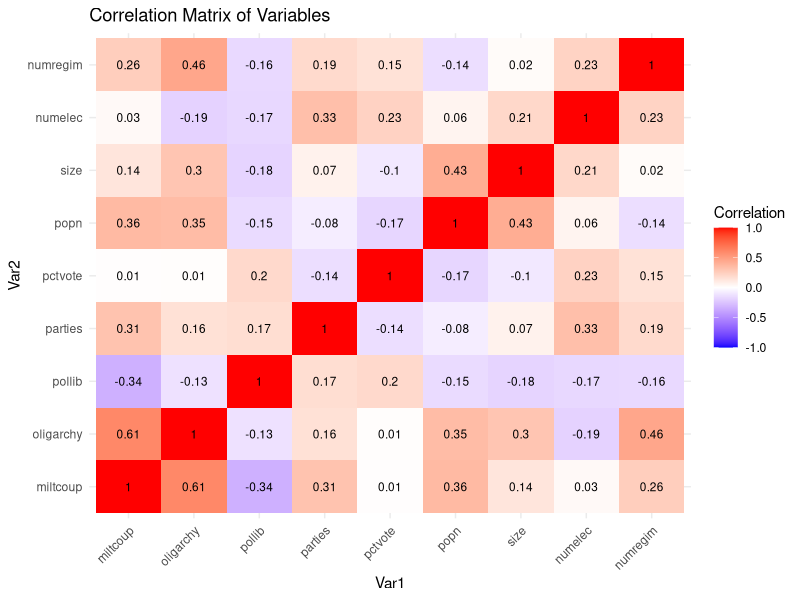
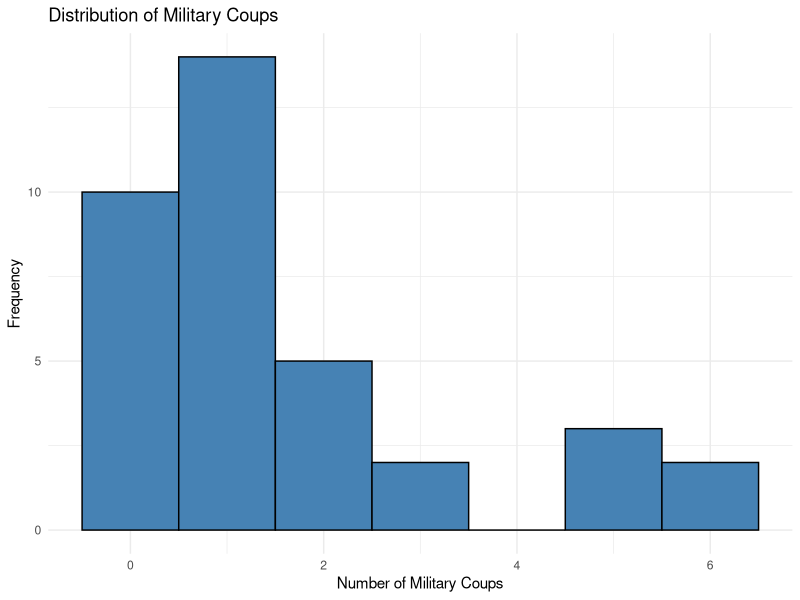
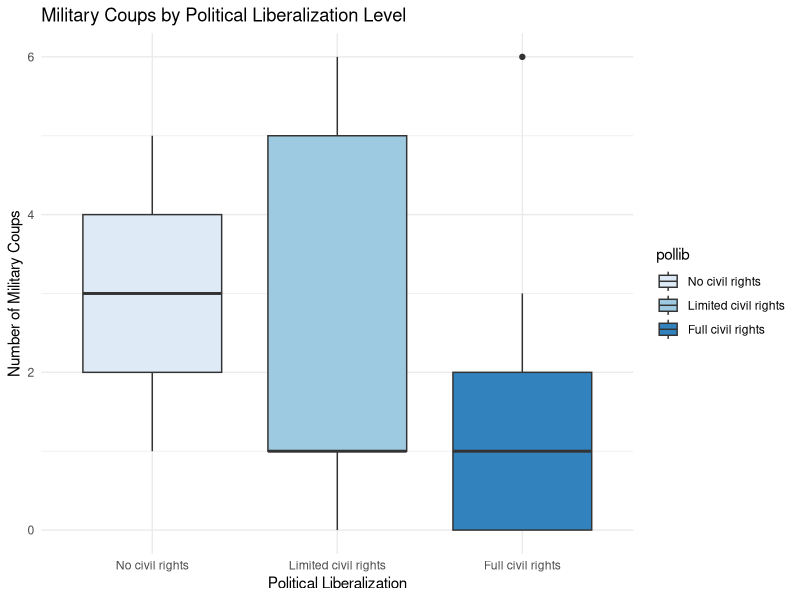
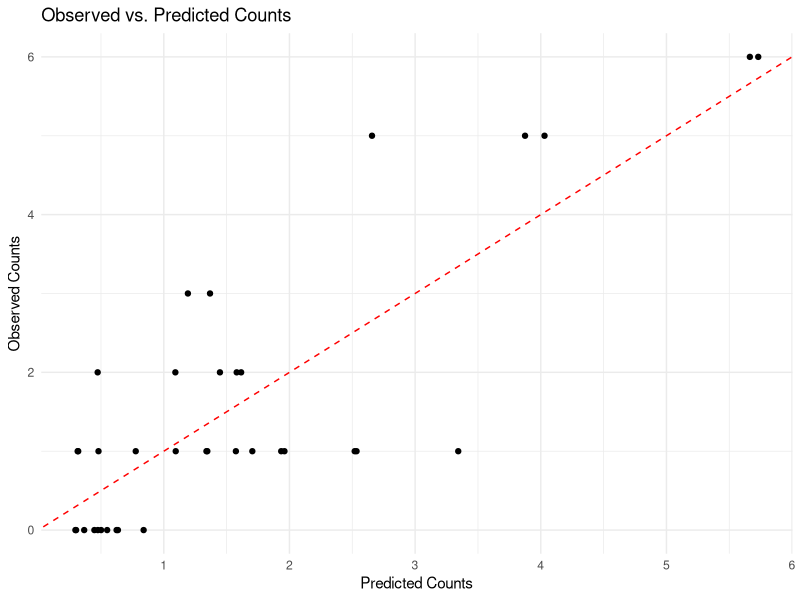
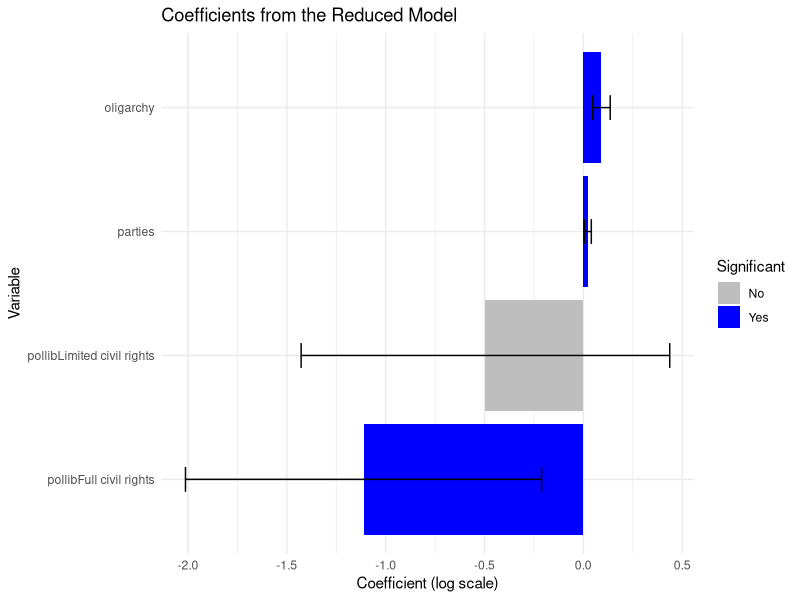
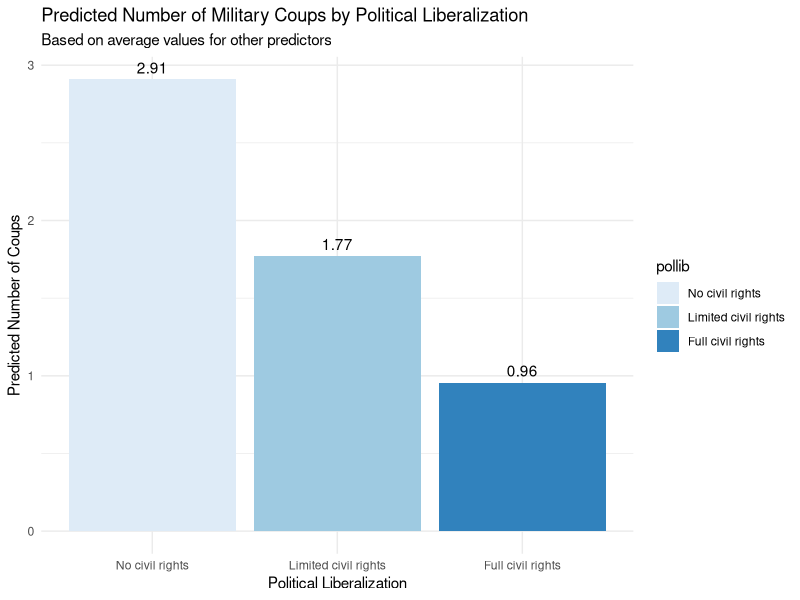
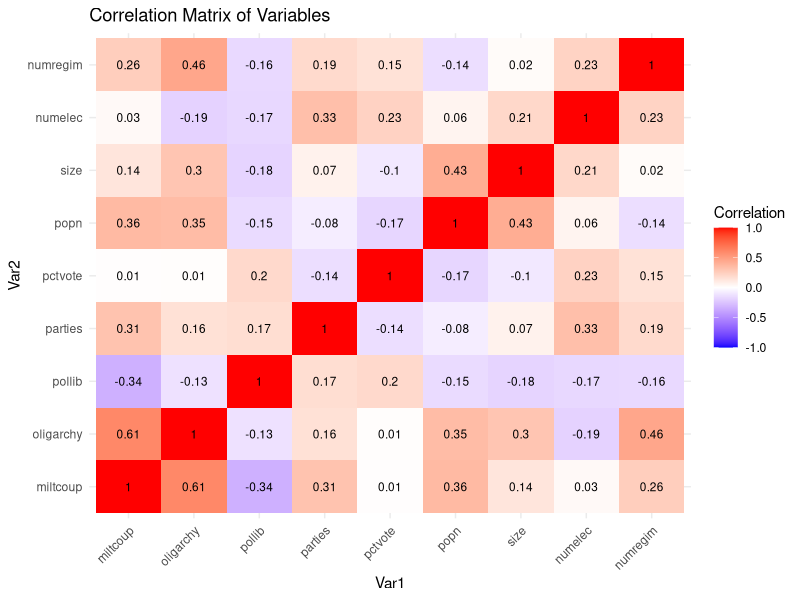
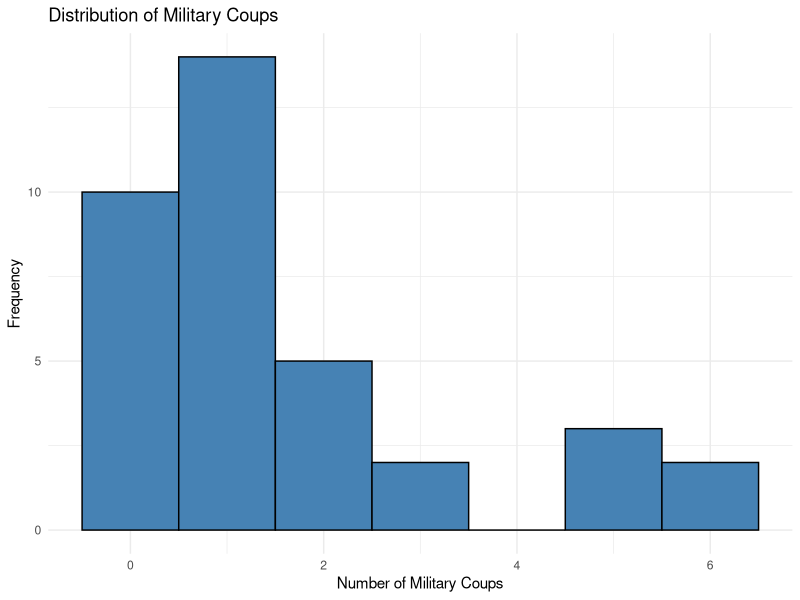

Write R code to recreate these figures, in order.
# Exercise 2: Military Coups Analysis
# ------------------------------

# Install and load necessary packages
# Uncomment these lines if you need to install packages
# install.packages("dplyr")
# install.packages("ggplot2")
# install.packages("MASS")
# install.packages("car")

# Load libraries
library(dplyr)      # For data manipulation
library(ggplot2)    # For visualization
library(MASS)       # For stepAIC function 
library(car)        # For VIF calculation

# Create a directory for saving plots
dir.create("plots_ex2", showWarnings = FALSE)

# -------------------------------------------------
# Part (a): Data exploration and Poisson regression
# -------------------------------------------------

# Import the data
coup_data <- read.table("coups.txt", header = TRUE)

# Check the data structure
str(coup_data)
summary(coup_data)

# Correlation matrix for numeric variables - IMPORTANT: Do this BEFORE converting pollib to factor
numeric_vars <- coup_data  # All variables are numeric at this point
correlation_matrix <- cor(numeric_vars, use = "complete.obs")
print("Correlation matrix:")
print(round(correlation_matrix, 2))

# Correlation plot
correlation_data <- as.data.frame(as.table(correlation_matrix))
names(correlation_data) <- c("Var1", "Var2", "Correlation")

corr_plot <- ggplot(correlation_data, aes(Var1, Var2, fill = Correlation)) +
  geom_tile() +
  geom_text(aes(label = round(Correlation, 2)), color = "black", size = 3) +
  scale_fill_gradient2(low = "blue", high = "red", mid = "white", 
                       midpoint = 0, limit = c(-1, 1)) +
  labs(title = "Correlation Matrix of Variables") +
  theme_minimal() +
  theme(axis.text.x = element_text(angle = 45, hjust = 1))

# Save the plot
ggsave("plots_ex2/03_correlation_plot.png", corr_plot, width = 10, height = 8)
print(corr_plot)

# NOW convert political liberalization to a factor
coup_data$pollib <- factor(coup_data$pollib, levels = c(0, 1, 2), 
                           labels = c("No civil rights", 
                                      "Limited civil rights", 
                                      "Full civil rights"))

# Exploratory data analysis
# Visualize the distribution of military coups
hist_coups <- ggplot(coup_data, aes(x = miltcoup)) +
  geom_histogram(binwidth = 1, fill = "steelblue", color = "black") +
  labs(title = "Distribution of Military Coups",
       x = "Number of Military Coups",
       y = "Frequency") +
  theme_minimal()

# Save the plot
ggsave("plots_ex2/01_hist_coups.png", hist_coups, width = 8, height = 6)
print(hist_coups)

# Explore relationship between coups and political liberalization
boxplot_pollib <- ggplot(coup_data, aes(x = pollib, y = miltcoup, fill = pollib)) +
  geom_boxplot() +
  labs(title = "Military Coups by Political Liberalization Level",
       x = "Political Liberalization",
       y = "Number of Military Coups") +
  scale_fill_brewer(palette = "Blues") +
  theme_minimal()

# Save the plot
ggsave("plots_ex2/02_boxplot_pollib.png", boxplot_pollib, width = 8, height = 6)
print(boxplot_pollib)

# Fit Poisson regression model with all variables
model_full <- glm(miltcoup ~ oligarchy + pollib + parties + pctvote + 
                    popn + size + numelec + numregim,
                  data = coup_data, family = poisson(link = "log"))

# Print model summary
summary_full <- summary(model_full)
print(summary_full)

# Check for overdispersion
dispersion_parameter <- sum(residuals(model_full, type = "pearson")^2) / model_full$df.residual
cat("Dispersion parameter:", dispersion_parameter, "\n")

# Check VIF for multicollinearity
vif_results <- vif(model_full)
print("Variance Inflation Factors (check for multicollinearity):")
print(vif_results)

# Interpret the coefficients as incidence rate ratios (exp(coef))
irr <- exp(coef(model_full))
irr_ci <- exp(confint(model_full))
irr_table <- cbind(IRR = irr, irr_ci)
print("Incidence Rate Ratios with 95% CI:")
print(round(irr_table, 3))

# Plot observed vs. predicted counts
coup_data$predicted <- predict(model_full, type = "response")

pred_plot <- ggplot(coup_data, aes(x = predicted, y = miltcoup)) +
  geom_point() +
  geom_abline(intercept = 0, slope = 1, linetype = "dashed", color = "red") +
  labs(title = "Observed vs. Predicted Counts",
       x = "Predicted Counts",
       y = "Observed Counts") +
  theme_minimal()

# Save the plot
ggsave("plots_ex2/04_observed_vs_predicted.png", pred_plot, width = 8, height = 6)
print(pred_plot)

# Interpretation of the full model
cat("\nInterpretation of Full Poisson Regression Model:\n")

significant_vars <- rownames(summary_full$coefficients)[which(summary_full$coefficients[, 4] < 0.05)]
significant_vars <- significant_vars[significant_vars != "(Intercept)"]  # Exclude intercept

if (length(significant_vars) > 0) {
  cat("Significant predictors (p < 0.05):\n")
  for (var in significant_vars) {
    cat("- ", var, ": ", ifelse(coef(model_full)[var] > 0, "positive", "negative"), 
        " effect (IRR = ", round(exp(coef(model_full)[var]), 3), ")\n", sep="")
  }
} else {
  cat("No significant predictors at p < 0.05 level.\n")
}

cat("\nA one-unit increase in oligarchy is associated with a ", 
    round((exp(coef(model_full)["oligarchy"]) - 1) * 100, 1), 
    "% change in the expected count of military coups, holding other variables constant.\n", sep="")

# -------------------------------------------------
# Part (b): Model selection using stepwise approach
# -------------------------------------------------

# Perform stepwise selection using AIC
step_model <- stepAIC(model_full, direction = "backward", trace = 1)

# Print the summary of the selected model
summary_step <- summary(step_model)
print(summary_step)

# Check for overdispersion in the reduced model
dispersion_parameter_step <- sum(residuals(step_model, type = "pearson")^2) / step_model$df.residual
cat("Dispersion parameter for reduced model:", dispersion_parameter_step, "\n")

# Get the IRR for the reduced model
irr_step <- exp(coef(step_model))
irr_ci_step <- exp(confint(step_model))
irr_table_step <- cbind(IRR = irr_step, irr_ci_step)
print("Incidence Rate Ratios for reduced model with 95% CI:")
print(round(irr_table_step, 3))

# Compare AIC of both models
cat("\nModel Comparison:\n")
cat("Full model AIC:", round(summary_full$aic, 2), "\n")
cat("Reduced model AIC:", round(summary_step$aic, 2), "\n")
cat("AIC difference:", round(summary_full$aic - summary_step$aic, 2), "\n\n")

# Compare the models with ANOVA
anova_result <- anova(step_model, model_full, test = "Chisq")
print("ANOVA comparison of models:")
print(anova_result)

# Visualize significant coefficients from the reduced model
coef_data <- data.frame(
  Variable = names(coef(step_model)),
  Coefficient = coef(step_model),
  SE = summary_step$coefficients[, 2],
  P_Value = summary_step$coefficients[, 4]
)

# Add significance indicator
coef_data$Significant <- ifelse(coef_data$P_Value < 0.05, "Yes", "No")
# Remove the intercept for better visualization
coef_data <- coef_data[-1, ]

coef_plot <- ggplot(coef_data, aes(x = reorder(Variable, Coefficient), 
                                   y = Coefficient, fill = Significant)) +
  geom_bar(stat = "identity") +
  geom_errorbar(aes(ymin = Coefficient - 1.96 * SE, 
                    ymax = Coefficient + 1.96 * SE), width = 0.2) +
  labs(title = "Coefficients from the Reduced Model",
       x = "Variable",
       y = "Coefficient (log scale)") +
  coord_flip() +
  scale_fill_manual(values = c("No" = "grey", "Yes" = "blue")) +
  theme_minimal()

# Save the plot
ggsave("plots_ex2/05_coefficients_plot.png", coef_plot, width = 8, height = 6)
print(coef_plot)

# Interpretation of the reduced model
cat("\nInterpretation of Reduced Poisson Regression Model:\n")

significant_vars_step <- rownames(summary_step$coefficients)[which(summary_step$coefficients[, 4] < 0.05)]
significant_vars_step <- significant_vars_step[significant_vars_step != "(Intercept)"]  # Exclude intercept

if (length(significant_vars_step) > 0) {
  cat("Significant predictors (p < 0.05):\n")
  for (var in significant_vars_step) {
    cat("- ", var, ": ", ifelse(coef(step_model)[var] > 0, "positive", "negative"), 
        " effect (IRR = ", round(exp(coef(step_model)[var]), 3), ")\n", sep="")
  }
} else {
  cat("No significant predictors at p < 0.05 level.\n")
}

cat("\nComparison with the full model:\n")
cat("The reduced model retained ", length(coef(step_model)) - 1, 
    " predictors out of ", length(coef(model_full)) - 1, " from the full model.\n", sep="")
cat("The removed variables did not significantly contribute to the model.\n")
cat("The reduced model is more parsimonious and has a lower AIC, indicating better fit.\n\n")

# -------------------------------------------------
# Part (c): Prediction for different pollib levels
# -------------------------------------------------

# Create prediction data frame for the three levels of pollib
pred_data <- data.frame(
  pollib = factor(0:2, levels = 0:2,
                  labels = c("No civil rights", "Limited civil rights", "Full civil rights"))
)

# Get the variables in the final model (excluding the intercept and pollib terms)
model_terms <- attr(terms(step_model), "term.labels")
model_terms <- model_terms[!grepl("pollib", model_terms)]

# Add mean values for other variables in the model
for (var in model_terms) {
  pred_data[[var]] <- mean(coup_data[[var]], na.rm = TRUE)
}

# Print the prediction data
print("Prediction data (with mean values for other predictors):")
print(pred_data)

# Make predictions
pred_data$predicted_count <- predict(step_model, newdata = pred_data, type = "response")

# Print the predictions
print("Predicted number of military coups by political liberalization level:")
print(pred_data[, c("pollib", "predicted_count")])

# Plot the predictions
pred_plot <- ggplot(pred_data, aes(x = pollib, y = predicted_count, fill = pollib)) +
  geom_bar(stat = "identity") +
  geom_text(aes(label = round(predicted_count, 2)), vjust = -0.5) +
  labs(title = "Predicted Number of Military Coups by Political Liberalization",
       subtitle = "Based on average values for other predictors",
       x = "Political Liberalization",
       y = "Predicted Number of Coups") +
  scale_fill_brewer(palette = "Blues") +
  theme_minimal()

# Save the plot
ggsave("plots_ex2/06_predicted_by_pollib.png", pred_plot, width = 8, height = 6)
print(pred_plot)

# Interpretation of predictions
cat("\nInterpretation of Predictions by Political Liberalization Level:\n")

# Sort predictions from highest to lowest
sorted_pred <- pred_data[order(-pred_data$predicted_count), ]
highest_level <- as.character(sorted_pred$pollib[1])
lowest_level <- as.character(sorted_pred$pollib[nrow(sorted_pred)])

cat("1. Countries with", highest_level, "are predicted to have the highest number of military coups")
cat(" (", round(sorted_pred$predicted_count[1], 2), " coups).\n", sep="")

cat("2. Countries with", lowest_level, "are predicted to have the lowest number of military coups")
cat(" (", round(sorted_pred$predicted_count[nrow(sorted_pred)], 2), " coups).\n", sep="")

# Calculate percent differences
baseline <- sorted_pred$predicted_count[nrow(sorted_pred)]
for (i in 1:(nrow(sorted_pred)-1)) {
  pct_diff <- (sorted_pred$predicted_count[i] - baseline) / baseline * 100
  cat("3. Moving from", lowest_level, "to", as.character(sorted_pred$pollib[i]))
  cat(" is associated with a ", round(pct_diff, 1), "% ", 
      ifelse(pct_diff > 0, "increase", "decrease"), " in the expected number of military coups.\n", sep="")
}

# -------------------------------------------------
# Summary of findings for Exercise 2
# -------------------------------------------------

cat("\nSummary of Findings for Exercise 2:\n")
cat("1. The full Poisson regression model identified several factors associated with military coups.\n")
cat("2. The backward selection process resulted in a more parsimonious model with better fit.\n")
cat("3. Key predictors of military coups include:") 

for (var in significant_vars_step) {
  effect_direction <- ifelse(coef(step_model)[var] > 0, "increases", "decreases")
  cat("\n   - ", var, ": ", effect_direction, " the expected number of coups", sep="")
}

cat("\n4. Political liberalization level has a substantial impact on the expected number of coups,\n")
cat("   with different levels showing notable variation in predicted coup counts.\n")
cat("5. The model provides insights into the political and socioeconomic factors that\n")
cat("   influence the stability of governments and vulnerability to military takeovers.\n")